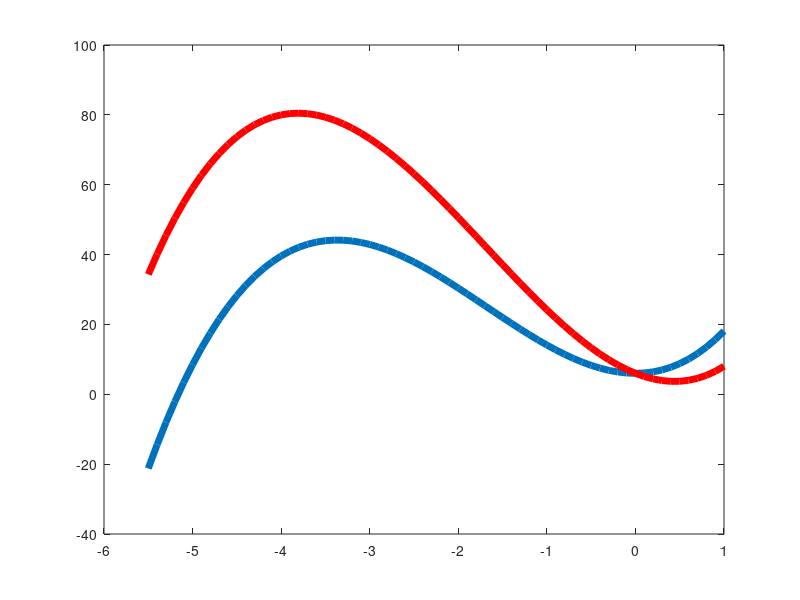

MATLAB code for this plot:
x = [-5.5:0.1:1]

c1 = [2 10.1 0 6]

c2 = [2 10.1 -10.1 6]

f1 = polyval(c1, x);

f2 = polyval(c2, x);

plot(x, f1, "linewidth", 5, x, f2, "linewidth", 5, "color", "red")
